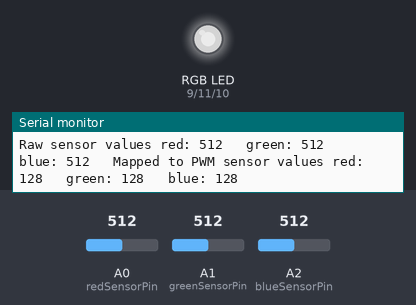
A sketch run on a simulated Arduino Uno, built with avr-gcc and run on an emulated ATmega328P. Parts: an RGB LED mixed from three pins (HIGH = lit), the last lines printed to the serial monitor. The test bench sets the inputs (shaded band); at power-on: A0 (redSensorPin) = 512, A1 (greenSensorPin) = 512, A2 (blueSensorPin) = 512. Dim RGB values are drawn brighter than linear.

Above: at 1.2 s.
1.3 s: A0 (redSensorPin) set to 411
At 2.5 s:
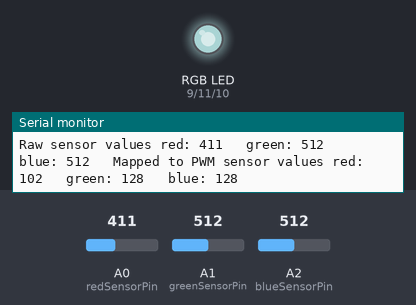
4.3 s: A0 (redSensorPin) set to 381
At 5.8 s:
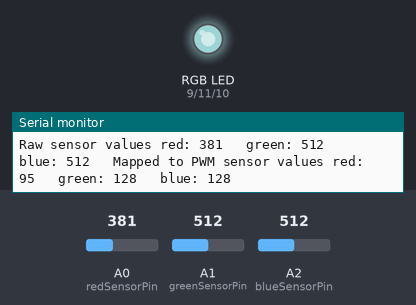
7.3 s: A1 (greenSensorPin) set to 414
At 8.1 s:
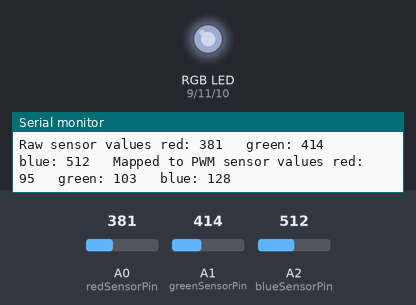
10.3 s: A1 (greenSensorPin) set to 393
At 11.6 s:
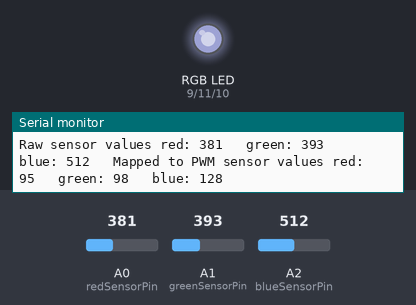
13.3 s: A2 (blueSensorPin) set to 417
At 14.1 s:
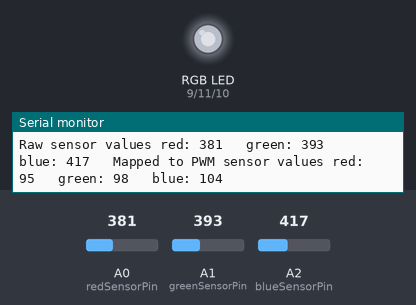
16.3 s: A2 (blueSensorPin) set to 383
At 17.8 s:
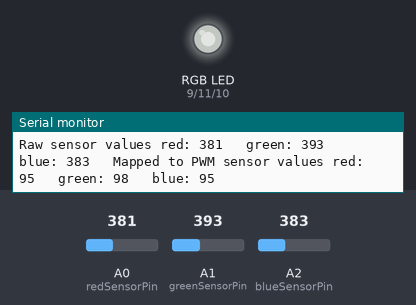
Timing chart, 0 to 19.3 s (numbered marks = the images above; inputs shaded):
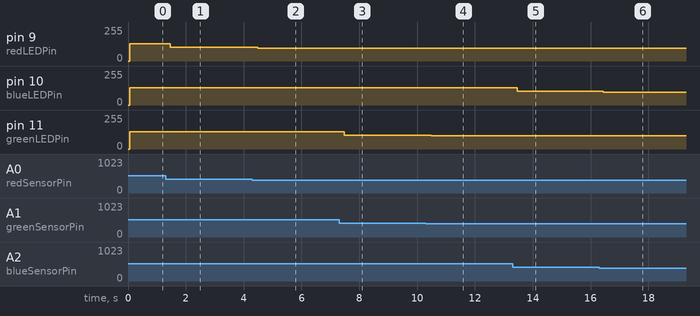

The sketch:

04-color-mixing-lamp.ino
```cpp
const int greenLEDPin=11;
const int blueLEDPin=10;
const int redLEDPin=9;

const int redSensorPin = A0;
const int greenSensorPin = A1;
const int blueSensorPin = A2;

int redValue = 0;
int greenValue = 0;
int blueValue = 0;

int redSensorValue = 0;
int greenSensorValue = 0;
int blueSensorValue = 0;

void setup() {
  // put your setup code here, to run once:
  Serial.begin(9600);
  pinMode(greenLEDPin, OUTPUT);
  pinMode(blueLEDPin, OUTPUT);
  pinMode(redLEDPin, OUTPUT);
}

void loop() {
  // put your main code here, to run repeatedly:
  redSensorValue = analogRead(redSensorPin);
  delay(5); // Analog reading takes time
  greenSensorValue = analogRead(greenSensorPin);
  delay(5);
  blueSensorValue = analogRead(blueSensorPin);

  Serial.print("Raw sensor values red: ");
  Serial.print(redSensorValue);
  Serial.print("\t green: ");
  Serial.print(greenSensorValue);
  Serial.print("\t blue: ");
  Serial.print(blueSensorValue);

  //Sensor reads data on 10bits, but we can write on the PWM only on 8 bits, so now we are scaling down the values
  redValue = redSensorValue / 4;
  greenValue = greenSensorValue / 4;
  blueValue = blueSensorValue / 4;

  Serial.print("   Mapped to PWM sensor values red: ");
  Serial.print(redValue);
  Serial.print("\t green: ");
  Serial.print(greenValue);
  Serial.print("\t blue: ");
  Serial.print(blueValue);
  Serial.print("\n");

  //Send the value over the PWM to the RGB led
  analogWrite(redLEDPin, redValue);
  analogWrite(greenLEDPin, greenValue);
  analogWrite(blueLEDPin, blueValue);
}
```

Measured:
- after the input at 1.3 s, pin 9 (redLEDPin): 128/255 → 102/255 after 0.16 s
- after the input at 4.3 s, pin 9 (redLEDPin): 102/255 → 95/255 after 0.18 s
- after the input at 7.3 s, pin 11 (greenLEDPin): 128/255 → 103/255 after 0.19 s
- after the input at 10.3 s, pin 11 (greenLEDPin): 103/255 → 98/255 after 0.19 s
- after the input at 13.3 s, pin 10 (blueLEDPin): 128/255 → 104/255 after 0.16 s
- after the input at 16.3 s, pin 10 (blueLEDPin): 104/255 → 95/255 after 0.13 s
